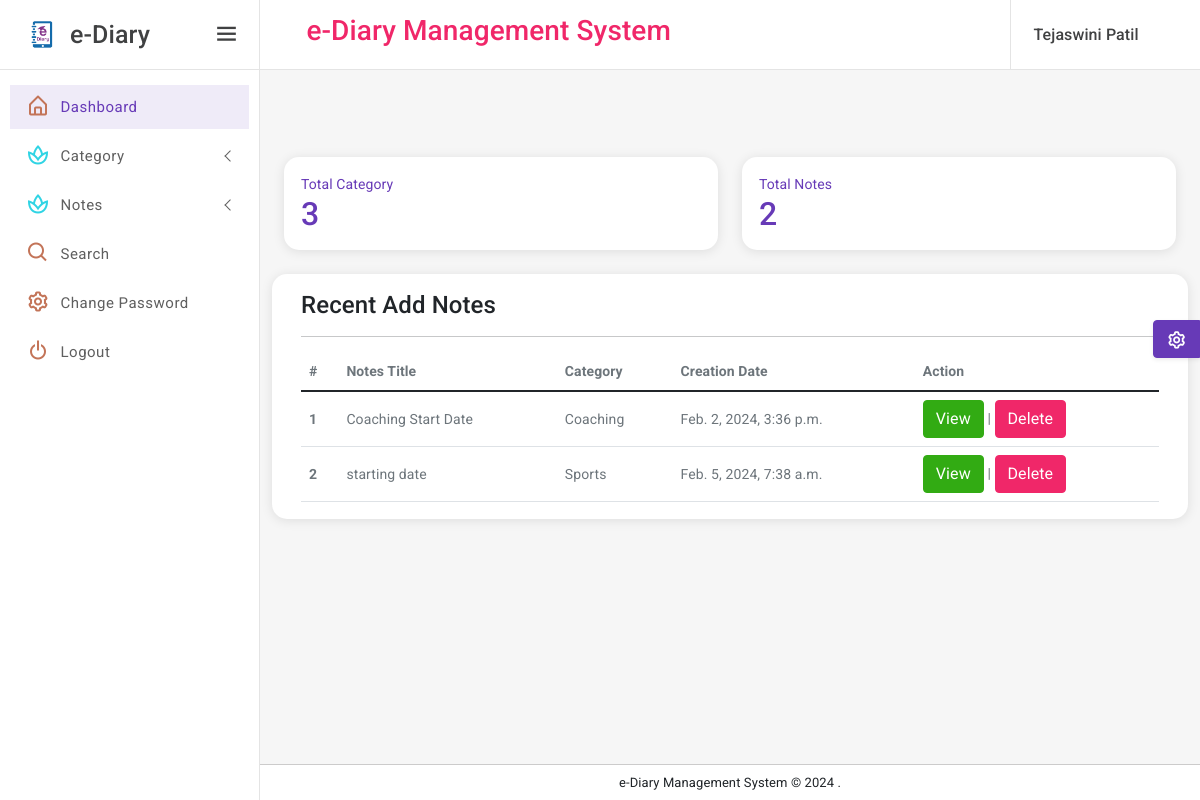
The page /user_home (signed in) on the database its author committed.
### eDiaryApp/models.py (models this page shows, shortened)
class Notes(models.Model):
    signup = models.ForeignKey(Signup, on_delete=models.CASCADE, null=True)
    category = models.ForeignKey(Category, on_delete=models.CASCADE, null=True)
    noteTitle = models.CharField(max_length=150, null=True)
    noteDescription = models.CharField(max_length=250, null=True)
    CreationDate = models.DateTimeField(auto_now_add=True)

class Category(models.Model):
    signup = models.ForeignKey(Signup, on_delete=models.CASCADE, null=True)
    categoryName = models.CharField(max_length=150, null=True)
    CreationDate = models.DateTimeField(auto_now_add=True)

### eDiaryApp/views.py (the view)
# urls.py: path('user_home', user_home, name='user_home'),
def user_home(request):
    if not request.user.is_authenticated:
        return redirect('user_login')
    user = User.objects.get(id=request.user.id)
    signup = Signup.objects.get(user=user)
    totalcategory = Category.objects.filter(signup=signup).count()
    totalnotes = Notes.objects.filter(signup=signup).count()
    category = Category.objects.filter(signup=signup)
    notes = Notes.objects.filter(Q(category__in=category))
    return render(request, 'user_home.html', locals())

### eDiaryApp/templates/user_home.html
{% extends 'userbase.html' %}
{% load static %}
{% block main %}
<br><br><br>
<div class="page-wrapper">
    <div class="page-content-wrapper">
        <div class="page-content">
            <div class="row">
                <div class="col-12 col-lg-6">
                    <div class="card radius-15 overflow-hidden">
                        <a href="{% url 'manageCategory' %}">
                            <div class="card-body">
                                <div class="d-flex">
                                    <div>
                                        <p class="mb-0 font-weight-bold">Total Category</p>
                                        <h2 class="mb-0">{{totalcategory}}</h2>
                                    </div>
                                </div>
                            </div>
                        </a>
                    </div>
                </div>
                <div class="col-12 col-lg-6">
                    <div class="card radius-15 overflow-hidden">
                        <a href="{% url 'manageNotes' %}">
                            <div class="card-body">
                                <div class="d-flex">
                                    <div>
                                        <p class="mb-0 font-weight-bold">Total Notes</p>
                                        <h2 class="mb-0">{{totalnotes}}</h2>
                                    </div>
                                </div>
                            </div>
                        </a>
                    </div>
                </div>
            </div>
            <div class="row">
                <div class="card radius-15 col-xl-12">
                    <div class="card-body">
                        <div class="card-title">
                            <h4 class="mb-0">Recent Add Notes</h4>
                        </div>
                        <hr/>
                        <div class="table-responsive">
                            <table class="table mb-0">
                                <thead>
                                <tr>
                                    <th scope="col">#</th>
                                    <th scope="col">Notes Title</th>
                                    <th scope="col">Category</th>
                                    <th scope="col">Creation Date</th>
                                    <th scope="col">Action</th>
                                </tr>
                                </thead>
                                <tbody>
                                {% for i in notes %}
                                <tr>
                                    <th scope="row">{{forloop.counter}}</th>
                                    <td>{{i.noteTitle}}</td>
                                    <td>{{i.category.categoryName}}</td>
                                    <td>{{i.CreationDate}}</td>
                                    <td><a href="{% url 'viewNotes' i.id %}" class="btn btn-success">View</a> |
                                        <a href="{% url 'deleteNotes' i.id %}" onclick="return confirm('Are you sure to Delete')"
                                                class="btn btn-danger">Delete</a>
                                    </td>
                                </tr>
                                {% endfor %}
                                </tbody>
                            </table>
                        </div>
                    </div>
                </div>
            </div>
        </div>
    </div>
</div>
{% endblock %}

### eDiaryApp/templates/userbase.html (shortened to what this page needs)
{% load static %}
<!DOCTYPE html>
<html lang="en">
<head>
    <link href="{% static 'assets/plugins/vectormap/jquery-jvectormap-2.0.2.css' %}" rel="stylesheet"/>
    <link href="{% static 'assets/plugins/simplebar/css/simplebar.css' %}" rel="stylesheet"/>
    <link href="{% static 'assets/plugins/perfect-scrollbar/css/perfect-scrollbar.css' %}" rel="stylesheet"/>
    <link href="{% static 'assets/plugins/metismenu/css/metisMenu.min.css' %}" rel="stylesheet"/>
    <link href="{% static 'assets/css/pace.min.css' %}" rel="stylesheet"/>
    <link rel="stylesheet" href="{% static 'assets/css/bootstrap.min.css' %}"/>
    <link rel="stylesheet" href="{% static 'assets/css/icons.css' %}"/>
    <link rel="stylesheet" href="{% static 'assets/css/app.css' %}"/>
    <link rel="stylesheet" href="{% static 'assets/css/dark-sidebar.css' %}"/>
    <link rel="stylesheet" href="{% static 'assets/css/dark-theme.css' %}"/>
</head>
<body>
<div class="wrapper">
    <div class="sidebar-wrapper" data-simplebar="true">
        <div class="sidebar-header">
            <div class="">
                <img src="{% static 'assets/images/logo-icon.png' %}" class="logo-icon-2" alt=""/>
            </div>
            <div>
                <h4 class="logo-text">e-Diary</h4>
            </div>
            <a href="javascript:;" class="toggle-btn ms-auto"> <i class="bx bx-menu"></i>
            </a>
        </div>
        <ul class="metismenu" id="menu">
            <li>
                <a href="{% url 'user_home' %}">
                    <div class="parent-icon icon-color-8"><i class="bx bx-home-alt"></i>
                    </div>
                    <div class="menu-title">Dashboard</div>
                </a>
            </li>
            <li>
                <a class="has-arrow" href="javascript:;">
                    <div class="parent-icon icon-color-10"><i class="bx bx-spa"></i>
                    </div>
                    <div class="menu-title">Category</div>
                </a>
            </li>
            <li>
                <a class="has-arrow" href="javascript:;">
                    <div class="parent-icon icon-color-10"><i class="bx bx-spa"></i>
                    </div>
                    <div class="menu-title">Notes</div>
                </a>
            </li>
            <li>
                <a href="{% url 'searchNotes' %}">
                    <div class="parent-icon icon-color-8"><i class="bx bx-search"></i>
                    </div>
                    <div class="menu-title">Search</div>
                </a>
            </li>
            <li>
                <a href="{% url 'changePassword' %}">
                    <div class="parent-icon icon-color-8"><i class="bx bx-cog"></i>
                    </div>
                    <div class="menu-title">Change Password</div>
                </a>
            </li>
            <li>
                <a href="/logout">
                    <div class="parent-icon icon-color-8"><i class="bx bx-power-off"></i>
                    </div>
                    <div class="menu-title">Logout</div>
                </a>
            </li>
        </ul>
    </div>
    <header class="top-header">
        <nav class="navbar navbar-expand">
            <div class="flex-grow-1 search-bar">
                <div class="input-group">
                    <center><h3 class="text-danger">e-Diary Management System</h3></center>
                </div>
            </div>
            <div class="right-topbar ms-auto">
                <ul class="navbar-nav">
                    <li class="nav-item dropdown dropdown-user-profile">
                        <a class="nav-link dropdown-toggle dropdown-toggle-nocaret" href="javascript:;"
                           data-bs-toggle="dropdown">
                            <div class="d-flex user-box align-items-center">
                                <div class="user-info">
                                    <p class="user-name mb-0">{{request.user.first_name}} {{request.user.last_name}}</p>
                                </div>
                            </div>
                        </a>
                    </li>
                </ul>
            </div>
        </nav>
    </header>
    {% block main %}
    {% endblock %}
    <div class="footer">
        <p class="mb-0">e-Diary Management System &copy;
            .
        </p>
    </div>
</div>
<div class="switcher-body">
    <button class="btn btn-primary btn-switcher shadow-sm" type="button" data-bs-toggle="offcanvas"
            data-bs-target="#offcanvasScrolling" aria-controls="offcanvasScrolling"><i class="bx bx-cog bx-spin"></i>
    </button>
</div>
</body>
</html>

### rows shown on the page
Notes: noteTitle "Coaching Start Date", category.categoryName "Coaching", CreationDate "Feb. 2, 2024, 3:36 p.m."
Notes: noteTitle "starting date", category.categoryName "Sports", CreationDate "Feb. 5, 2024, 7:38 a.m."

### other values the page prints
{{ request.user.first_name }} "Tejaswini"
{{ request.user.last_name }} "Patil"
{{ totalcategory }} "3"
{{ totalnotes }} "2"
